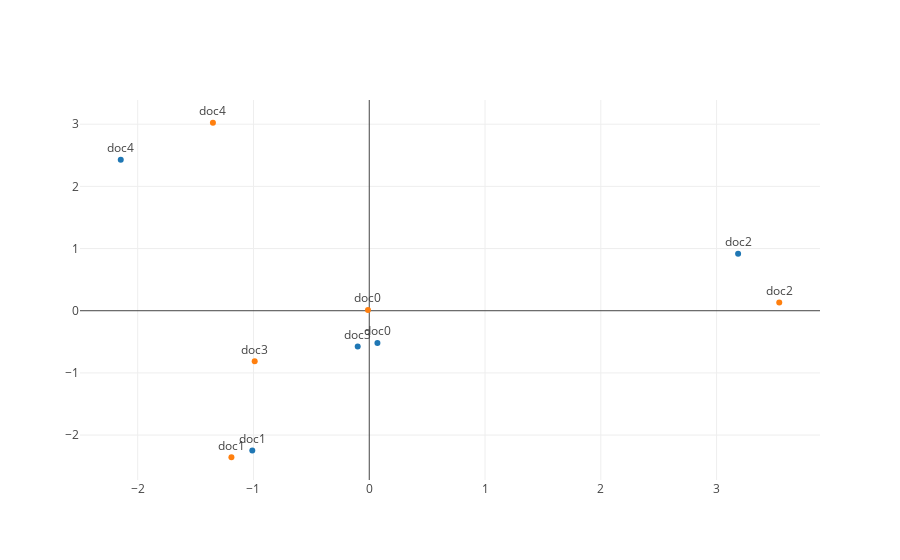

The code cell stored with this chart in its notebook:
### Code cell
trace1 = Scatter(
    x = reduced_vec1[:, 0],
    y = reduced_vec1[:, 1],
    mode = 'markers+text',
    text = ['doc' + str(i) for i in range(len(reduced_vec1))],
    textposition = 'top'
)
trace2 = Scatter(
    x = reduced_vec2[:, 0],
    y = reduced_vec2[:, 1],
    mode = 'markers+text',
    text = ['doc' + str(i) for i in range(len(reduced_vec1))],
    textposition ='top'
)
layout = Layout(
    showlegend = False
)
data = [trace1, trace2]

fig = Figure(data=data, layout=layout)
plot_url = plotly.offline.iplot(fig, filename='doc_vec_vis')

### Figure 1 — Plotly figure (JSON) as saved in the notebook; plotly's stock layout.template omitted (floating-point values rounded to 4 significant figures)
{"data": [{"mode": "markers+text", "text": ["doc0", "doc1", "doc2", "doc3", "doc4"], "textposition": "top", "type": "scatter", "x": [0.07052, -1.01, 3.186, -0.09972, -2.146], "y": [-0.519, -2.247, 0.916, -0.5771, 2.427]}, {"mode": "markers+text", "text": ["doc0", "doc1", "doc2", "doc3", "doc4"], "textposition": "top", "type": "scatter", "x": [-0.01105, -1.19, 3.541, -0.9895, -1.35], "y": [0.01274, -2.356, 0.1335, -0.8131, 3.023]}], "layout": {"showlegend": false}}
